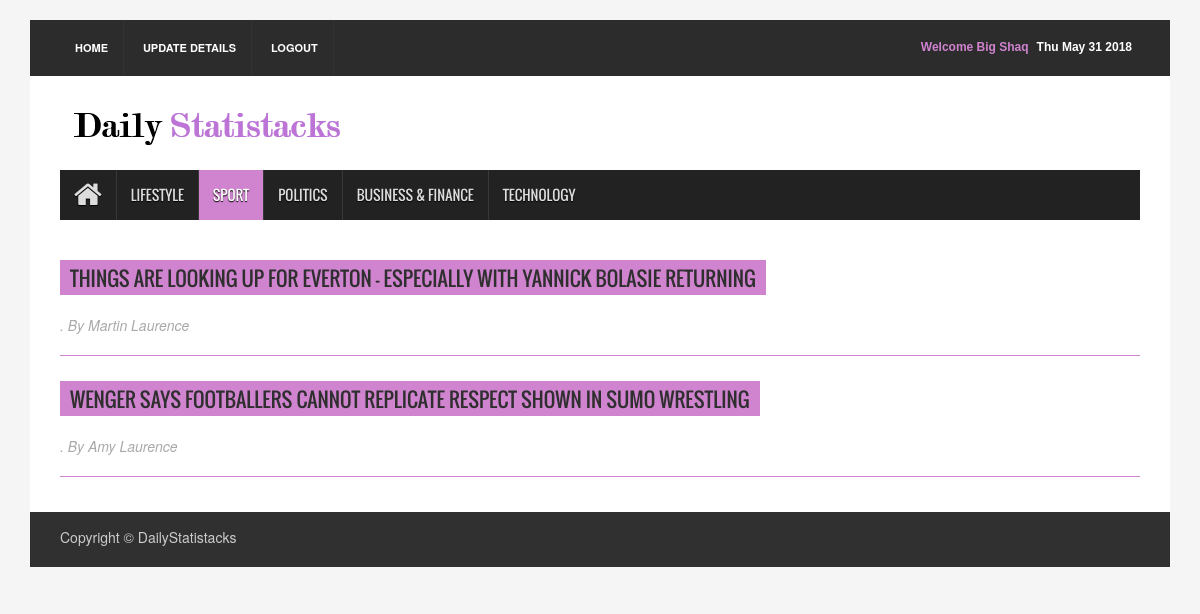
/sportRedirect/ (signed in), run on the app's committed database.
### newspaper/models.py (models this page shows, shortened)
class Article( models.Model ) :
    articleType     = models.CharField( max_length = 100 )
    author          = models.CharField( max_length = 1000 )
    headline        = models.CharField( max_length = 1000 )
    body            = models.CharField( max_length = 1000000000000 )
    publicationDate = models.DateField()

### newspaper/views.py (the view)
# urls.py: url( r'^sportRedirect/$' , sportRedirect , name = 'sportRedirect' ) ,
def sportRedirect( request ) :
    try :
        articleList = Article.objects.filter( articleType  = 'sport' )
        if ( 'username' not in request.session ) :
            context = { 'articleList' : articleList }
            return render( request , 'newspaper/sport.html' , context )
        else : ## logged in
            name         = getName( request.session['username'] )
            context      = {
                               'fName'        : name ,
                               'articleList'  : articleList
                           }
            return render( request , 'newspaper/sport2.html' , context )
    except Exception :
        if ( 'username' not in request.session ) :
            return render( request , 'newspaper/sport.html' , {} )
        else : ## logged in
            name         = getName( request.session['username'] )
            context      = {
                               'fName'        : name
                           }
            return render( request , 'newspaper/sport2.html' , context )

### newspaper/views.py (called while the page is built)
def getName( username ) :
    user     = get_object_or_404( UserAccount , email = username )
    return user.first_name

### newspaper/templates/newspaper/sport2.html (shortened to what this page needs)
{% extends "newspaper/base.html" %}
{% block content %}
{% load static %}
<div class="container">
<header id="header">
  <div class="row">
    <div class="col-lg-12 col-md-12 col-sm-12">
      <div class="header_top">
        <div class="header_top_left">
          <ul class="top_nav">
            <li><a href = "/">Home</a></li>
            <li><a href = "/updateRedirect/">Update Details</a></li>
            <li><a href = "/logout/">Logout</a></li>
          </ul>
        </div>
        <div class="header_top_right">
          <p><span id="datetime"></span></p>
          <p style = 'color : #d083cf;'> Welcome {{ fName }} </p>
        </div>
      </div>
    </div>
    <div class="col-lg-12 col-md-12 col-sm-12">
      <div class="header_bottom">
        <div class="logo_area"><a href="/" class="logo"><img src="{% static "newspaper/images/testlogo.png" %}" alt=""></a></div>
      </div>
    </div>
  </div>
</header>
<section id="navArea">
  <nav class="navbar navbar-inverse" role="navigation">
    <div id="navbar" class="navbar-collapse collapse">
      <ul class="nav navbar-nav main_nav">
        <li><a href = "/"><span class="fa fa-home desktop-home"></span><span class="mobile-show">Home</span></a></li>
        <li><a id = 'lifestyle' href = "/lifestyleRedirect/">Lifestyle</a></li>
        <li class="active"><a href = "/sportRedirect/">Sport</a></li>
        <li><a href = "/politicsRedirect/">Politics</a></li>
        <li><a href = "/businessfinanceRedirect/">Business & Finance</a></li>
        <li><a href = "/technologyRedirect/">Technology</a></li>
      </ul>
    </div>
  </nav>
</section>
<section id="contentSection">
  <div class="row">
    <div class="col-lg-12 col-md-12 col-sm-12">
      <div class="left_content">
        <div class="contact_area">
          {% if articleList %}
            {% for article in articleList %}
            <h2><a href = "{% url 'detail' article.id %}"> {{ article.headline }}</a></h2><p class = "author"><i>. By {{ article.author }} </i></p>
            <br> <br>
            <hr class = "divider">
            {% endfor %}
          {% else %}
                <h2> NO SPORT ARTICLES </h2>
          {% endif %}
        </div>
      </div>
    </div>
  </div>
</section>
<footer id="footer">
  <div class="footer_bottom">
    <p class="copyright">Copyright &copy; DailyStatistacks</p>
  </div>
</footer>
</div>
{% endblock %}

### newspaper/static/newspaper/assets/css/theme.css (style rules this page uses)
.navbar-inverse .navbar-nav > .active > a, .navbar-inverse .navbar-nav > .active > a:hover, .navbar-inverse .navbar-nav > .active > a:focus { background-color:#d083cf }
.contact_area > h2 { background-color:#d083cf }

### newspaper/static/newspaper/assets/css/style.css (style rules this page uses)
body { background:#f5f5f5 }
ul { padding:0; margin:0; list-style:none }
a { text-decoration:none; color:#2f2f2f }
h1, h2, h3, h4, h5, h6 { font-family:'Oswald',sans-serif }
h2 { line-height:23px }
img { border:none }
#header { display:inline; float:left; width:100%; margin-top:20px }
.header_top { background-color:#2c2c2c; display:inline; float:left; padding:0 30px; width:100% }
.header_top_left { float:left; display:inline; width:50% }
.top_nav { text-align:left }
.top_nav li { display:inline-block }
.top_nav li a { display:inline-block; border-right:1px solid #333; color:#fff; font-size:11px; font-weight:bold; padding:20px 15px; text-transform:uppercase; -webkit-transition:all 0.5s; -o-transition:all 0.5s; transition:all 0.5s }
.header_top_right { float:left; display:inline; width:50%; text-align:right }
.header_top_right > p { color:#fff; display:inline-block; float:right; font:bold 12px sans-serif; margin-bottom:0; padding-bottom:20px; padding-right:8px; padding-top:20px }
.header_bottom { background-color:#fff; display:inline; float:left; padding:15px 30px 15px; width:100% }
.logo_area { display:inline; float:left; width:31% }
.logo { font-size:45px; font-weight:bold; color:#000; font-family:'Varela',sans-serif }
.logo img { max-width:100% }
#navArea { float:left; display:inline; width:100%; padding:0 30px; background-color:#fff }
.navbar { border:medium none; border-radius:0 }
.navbar-inverse .navbar-nav > li > a { border-left:1px solid #383838; color:#ddd; font-family:'Oswald',sans-serif; display:inline-block; height:50px; line-height:50px; padding:0 14px; text-shadow:0 1px 1px #000; text-transform:uppercase; -webkit-transition:all 0.5s; -mz-transition:all 0.5s; -ms-transition:all 0.5s; -o-transition:all 0.5s; transition:all 0.5s }
.navbar-inverse .navbar-nav > li:first-child a { border:none }
.navbar-inverse .navbar-nav > .active > a, .navbar-inverse .navbar-nav > .active > a:hover, .navbar-inverse .navbar-nav > .active > a:focus { color:#fff }
.navbar-collapse { padding-left:0 }
.desktop-home { display:block; font-size:30px; margin-top:10px }
#contentSection { float:left; display:inline; width:100%; background-color:#fff; padding:0 30px }
.left_content { float:left; display:inline; width:100% }
#footer { display:inline; float:left; width:100%; margin-bottom:20px }
.footer_bottom { float:left; display:inline; width:100%; padding:10px 30px; background-color:#303030; color:#ccc }
.copyright { float:left; width:50%; padding-top:5px; text-align:left }
.contact_area { float:left; display:inline; width:100%; margin-bottom:30px }
.contact_area > h2 { color:#fff; display:inline-block; font-size:20px; padding:7px 10px 5px; text-transform:uppercase; margin-bottom:30px }
.contact_area > p { margin-bottom:20px }

### newspaper/templates/newspaper/sport2.html (style rules this page uses)
hr.divider { display: block; height: 1px; border: 0; border-top: 1px solid #d083cf; margin-top: -40px; margin-bottom: 4px; padding: 0; }
p.author { color: #aaa9aa; margin-top: -10px; }

### data on the page
Article: headline "THINGS ARE LOOKING UP FOR EVERTON – ESPECIALLY WITH YANNICK BOLASIE RETURNING", author "Martin Laurence"
Article: headline "WENGER SAYS FOOTBALLERS CANNOT REPLICATE RESPECT SHOWN IN SUMO WRESTLING", author "Amy Laurence"

### other printed values
{{ fName }} "Big Shaq"
